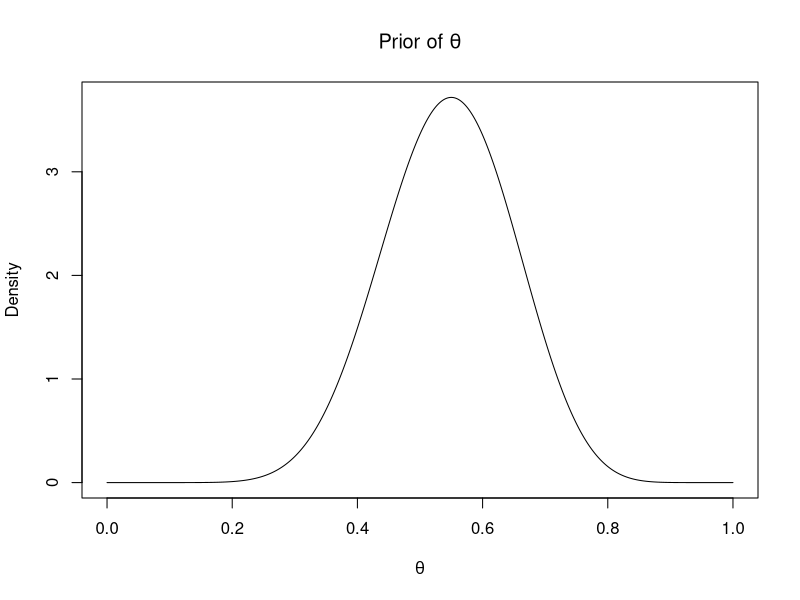
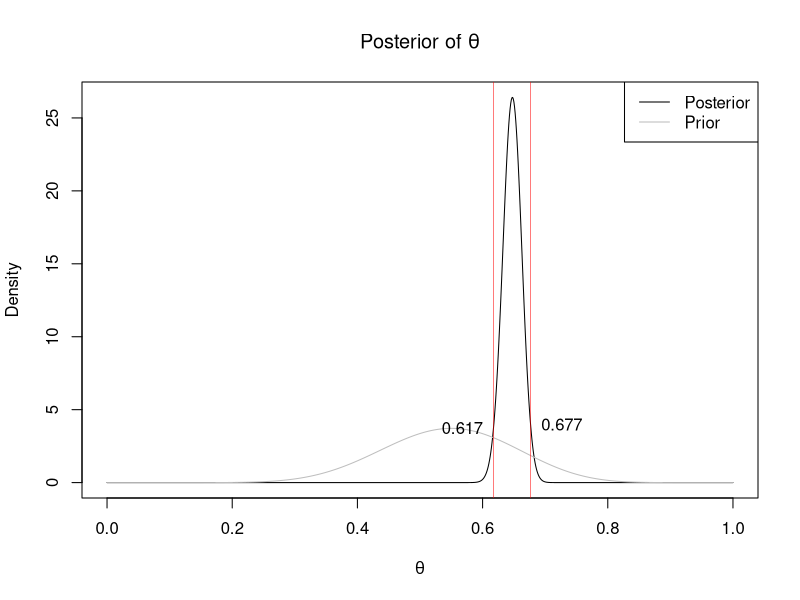

Generate these figures, in order, with R: (Note: this script raises an error after producing the figures.)
## ---- chunk 1
thetas <- seq(0,1,length.out = 1001)
a <- 12
b <- 10
f_theta <- dbeta(thetas,shape1 = a, shape2 = b)
plot(thetas, f_theta, type = 'l', col = 'black', 
     main = expression(paste('Prior of ', theta)), 
     xlab = expression(theta), ylab = 'Density')
## ---- chunk 2
y <- c(34,45,23,40,39,66,74,53,22,28,36,39,45,41,51)
n <- c(60,72,40,62,50,95,110,90,40,40,50,50,65,65,90)
a_star <- a + sum(y)
b_star <- b + sum(n) - sum(y)
print(paste("a* = ", a_star))
print(paste("b* = ", b_star))
## ---- chunk 3
interval <- qbeta(c(0.025,0.975), shape1= a_star, shape2 = b_star)
print(interval)
## ---- chunk 4
f_theta_post <- dbeta(thetas,shape1 = a_star, shape2 = b_star)
plot(thetas, f_theta_post, type = 'l', col = 'black', 
     main = expression(paste('Posterior of ', theta)), 
     xlab = expression(theta), ylab = 'Density')
lines(thetas,f_theta,type = 'l',col='gray')
abline(v=interval, col = 'red', lwd = 0.5)
text(interval[1]-.05, dbeta(interval[1],a_star,b_star), round(interval[1], 3))
text(interval[2]+.05, dbeta(interval[2],a_star,b_star), round(interval[2], 3))
legend("topright", c("Posterior", "Prior"), col = c("black", "gray"), lty = 1)
## ---- chunk 5
knitr::include_graphics("./../pics/quiz3-weights.jpg")
## ---- chunk 6
knitr::include_graphics("./../pics/quiz3 bb pred.jpg")
## ---- chunk 7
bb_predictive <- function(ynew, nnew, a, b) {
  l.f.y <- lgamma(a+b) - lgamma(a) - lgamma(b) + lchoose(nnew,ynew) + 
    lgamma(a+ynew) + lgamma(b+nnew-ynew) - lgamma(a+b+nnew)
  return(exp(l.f.y))
}
## ---- chunk 8
1 - sum(bb_predictive(0:34,60,a_star,b_star))
## ---- chunk 9
females <- c(12,20,13,18,15,32,33,27,11,13,15,20,20,21,23)
males <- c(22,25,10,22,24,34,41,26,11,15,21,19,25,20,28)
## ---- chunk 10
n <- females + males
J <- 10000

af <- 3
bf <- 2
af_star <- af + sum(females)
bf_star <- bf + sum(n) - sum(females)
sim_theta_f <- rbeta(J,shape1 = af_star, shape2 = bf_star)

am <- 3
bm <- 2
am_star <- am + sum(males)
bm_star <- bm + sum(n) - sum(males)
sim_theta_m <- rbeta(J, shape1 = am_star, shape2 = bm_star)

diffs <- sim_theta_f - sim_theta_m
mean(diffs)
## ---- chunk 11
interval <- quantile(diffs,c(0.025, 0.975))
interval
## ---- chunk 12
plot(density(diffs), 
     main = expression(paste('Posterior of ',theta['f'],' - ',theta['m'])),
     xlab = expression(paste(theta['f'],' - ',theta['m'])))
abline(v=c(interval,0), col = c('red','red','blue'), lwd = 0.5, lty = c(1,1,2))
text(interval[1]-.015, 2, round(interval[1], 3))
text(interval[2]+.015, 2, round(interval[2], 3))
